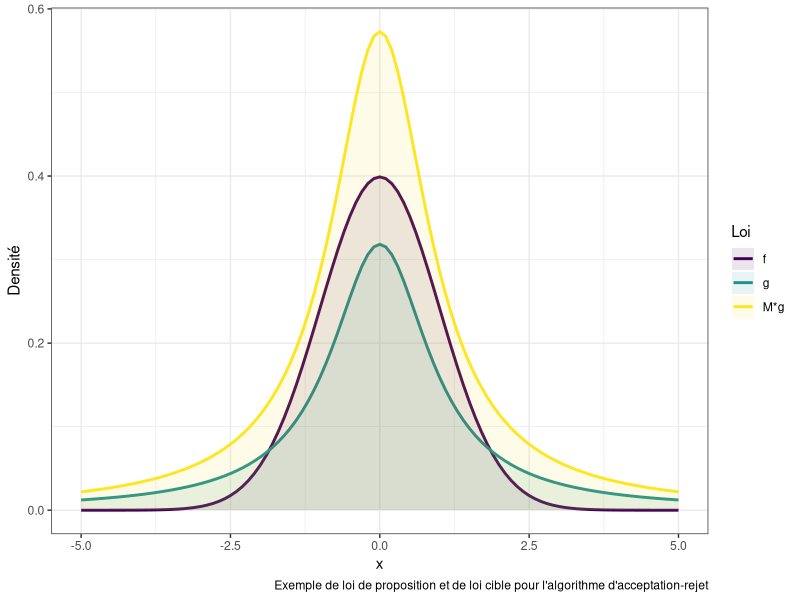
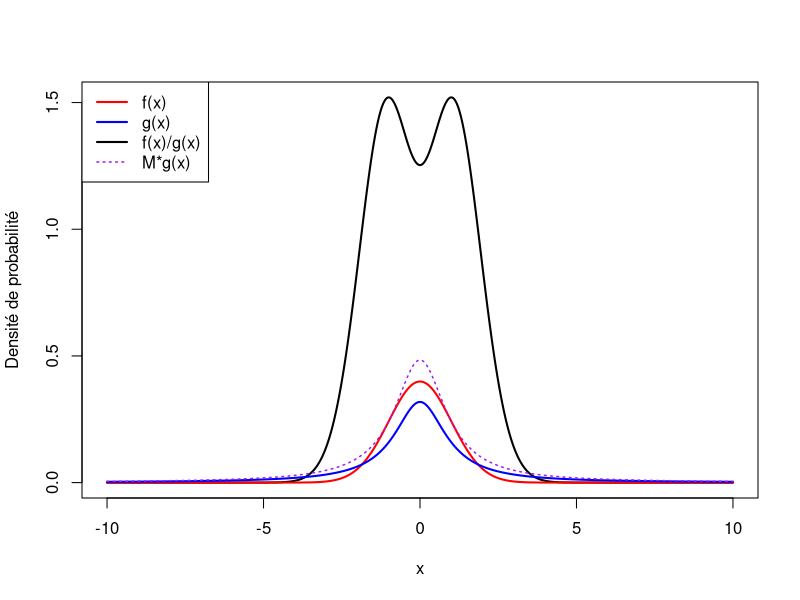

These figures' R source, in order:
## ---- chunk 1

library(ggplot2)
x <- seq(-5, 5, 0.1)
data2plot <- cbind.data.frame(x, "Densite" = c(dnorm(x), dcauchy(x),1.8*dcauchy(x)), 
                              "Loi" = c(rep("f", length(x)), rep("g", length(x)), rep("M*g", length(x)))) 
ggplot(data2plot) + geom_line(aes(x=x, y=Densite, color=Loi), size=1) + 
  geom_ribbon(aes(x=x, ymax=Densite, ymin=0, fill=Loi), alpha=0.1) +
  xlim(-5, 5) + ylab("Densité") +
  theme_bw() +
  scale_color_manual(values = viridis::viridis(3)) + 
  scale_fill_manual(values = viridis::viridis(3)) +
  labs(caption = "Exemple de loi de proposition et de loi cible pour l'algorithme d'acceptation-rejet")

## ---- chunk 2
f <- function(x){
  exp(-x^2/2)/sqrt(2*pi)
}
g <- function(x){
  1/(pi*(1+x^2))
}
x <- seq(from = -10, to = 10, by = 0.01)
plot(x=x, y=f(x)/g(x), type='l', lwd = 2, ylab="Densité de probabilité")
lines(x = x, y=f(x), type = "l", lwd = 2, col="red")
lines(x = x, y=g(x), type = "l", lwd = 2, col="blue")
lines(x = x, y=g(x)*sqrt(2*pi/exp(1)), type = "l", lwd = 1.5, lty=3, col="purple")
legend("topleft", legend = c("f(x)", "g(x)", "f(x)/g(x)", "M*g(x)"), col=c("red", "blue", "black", "purple"), lwd=c(2, 2, 2, 1.5), lty=c(1, 1, 1, 3))
